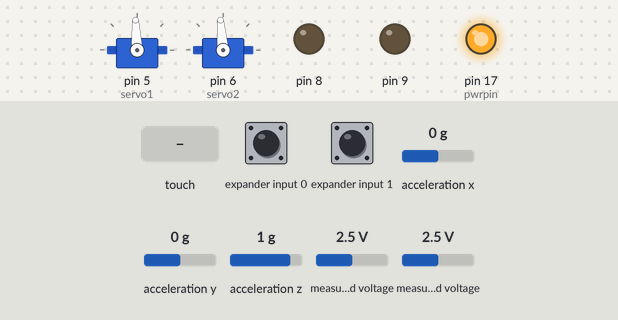
Bench run of a sketch on a simulated Arduino Uno, built with avr-gcc and run on an emulated ATmega328P. Parts: 2 × servo, output pins drawn as LEDs (lit = HIGH). Wiring (inferred from the names in the program): Wii Nunchuk at I2C address 0x52. The inputs (shaded band) are chosen by the test bench; at power-on: expander input 0 HIGH, expander input 1 HIGH, acceleration x 0 g, acceleration y 0 g, acceleration z 1 g, measured voltage 2.5 V. What the sketch prints to the serial monitor is not drawn.

Above: at 1.4 s.
1.5 s: touch panel pressed at 13 % / 10 % of its raw x / y range
At 2.3 s:
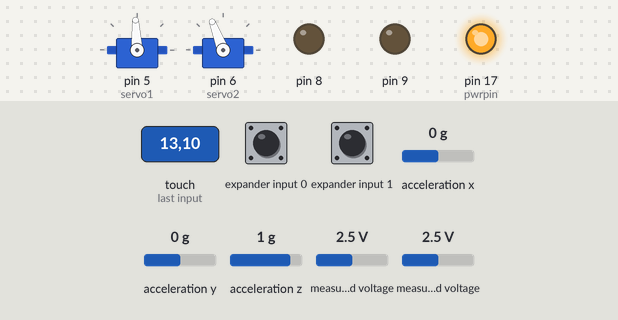
3.3 s: touch panel pressed at 38 % / 10 % of its raw x / y range
At 3.52 s:
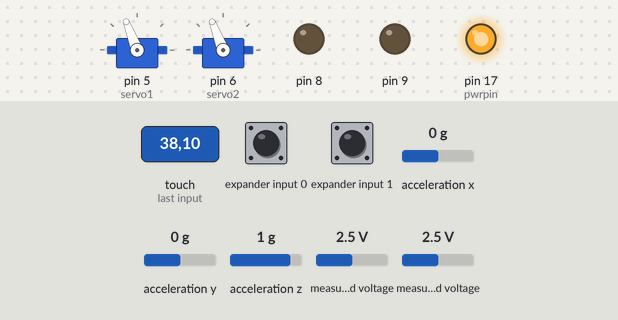
5.1 s: touch panel pressed at 62 % / 90 % of its raw x / y range
At 6.2 s:
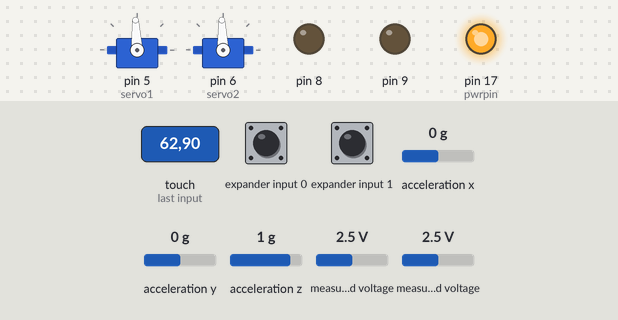
6.9 s: touch panel pressed at 13 % / 30 % of its raw x / y range
At 7.6 s:
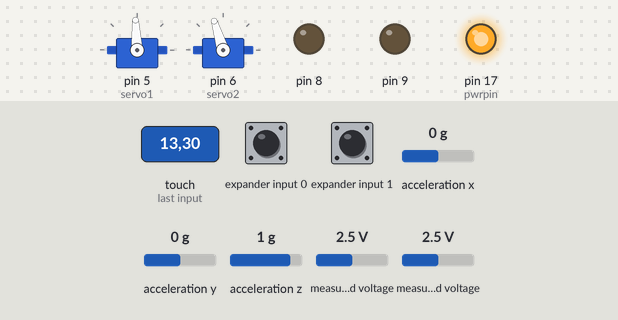
Timing chart, 0 to 9.9 s (numbered marks = the images above; inputs shaded):
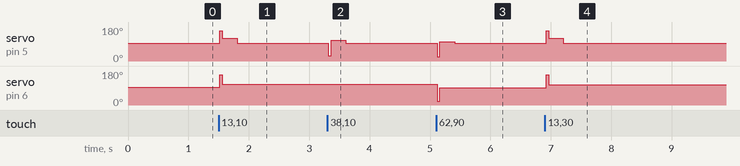

Measured:
- after the input at 1.5 s, servo on pin 5 (servo1): 93° → 120° at once, → 93° 0.29 s later; servo on pin 6 (servo2): 95° → 111° at once
- after the input at 3.3 s, servo on pin 5 (servo1): 93° → 111° at once, → 93° 0.29 s later
- after the input at 5.1 s, servo on pin 5 (servo1): 93° → 102° at once, → 93° 0.29 s later; servo on pin 6 (servo2): 111° → 92° at once
- after the input at 6.9 s, servo on pin 5 (servo1): 93° → 121° at once, → 93° 0.29 s later; servo on pin 6 (servo2): 92° → 107° at once

The sketch:

hackster.ino
```cpp
/////////Ball and Plate///////////////////////////////
/*
BALL AND PLATE PID CONTROL
*/
//////////////////////////////////////////////////////
///Libraries///
#include <stdint.h>
#include <SPI.h>
#include <Wire.h>
#include<Servo.h>
#include "PID_v1.h"
#include "TouchScreen.h"
#include "wiinunchuk.h"
// Definitions TOUCH PINS
#define YP A0 //0
#define XM A1 //1
#define YM 3  //3
#define XP 4 //4
TouchScreen ts = TouchScreen(XP, YP, XM, YM, 300);
int buttonPushCounter = 1;   // counter for the number of button presses
int lastButtonState = 0;     // previous state of the button
int flag , flagZ ;


float xVal , yVal ;
int cCount=0;
int flagC=0;
int flagK=0;
float kk=0;
int fl=0;
double l =0.00;
unsigned int noTouchCount = 0; //viariable for noTouch
double  k=0;
// PID values
double Setpoint, Input, Output; //for X
double Setpoint1, Input1, Output1; //for Y
//
int Modulo;
long lastcas=0;
// servos variables
Servo servo1; //X axis
Servo servo2; //Y axis

uint16_t homeX = 550;            // raw data value for center of touchscreen
uint16_t homeY = 550;            // raw data value for center of touchscreen

float convertX = 151.0 / 955.0;  // converts raw x values to mm. found through manual calibration
float convertY = 91.0 / 927.0;   // converts raw y values to mm. found through manual calibration
/////TIME SAMPLE
int Ts = 50;
unsigned long Stable=0;
//PID const
float Kp = 0.3;
float Ki = 0.03;
float Kd = 0.13;

float Kp1 = 0.3;
float Ki1 = 0.08;
float Kd1 = 0.13;
long cas=0;
//INIT PID
PID myPID(&Input, &Output, &Setpoint, Kp, Ki, Kd, DIRECT);
PID myPID1(&Input1, &Output1, &Setpoint1,Kp1,Ki1,Kd1, DIRECT);

void setup()
{
  servo1.attach(5);
  servo2.attach(6);
  Output=95;
  Output1=95;
  servo1.write(Output);
  servo2.write(Output1);

  //init NUN
  nunchuk_setpowerpins();
  nunchuk_init();
  nunchuk_get_data();

  //INIT PINS
  pinMode(9, OUTPUT);
  pinMode(8, OUTPUT);
  digitalWrite(9,LOW); //LED INIT
  digitalWrite(8,LOW);

  Serial.begin(115200);

  //INIT OF TOUSCHSCREEN
   TSPoint p = ts.getPoint();
 Input=120;
 Input1=65;
  //INIT SETPOINT
  Setpoint=120;
  Setpoint1=65;
  //// Make plate flat
  servo1.attach(5);
  servo2.attach(6);
  Output=95;
  Output1=95;
  servo1.write(Output);
  servo2.write(Output1);

  //Zapnutie PID
  myPID.SetMode(AUTOMATIC);
  myPID.SetOutputLimits(20, 160);
  myPID1.SetMode(AUTOMATIC);
  myPID1.SetOutputLimits(20, 160);
  // TIME SAMPLE
  myPID1.SetSampleTime(Ts);
  myPID.SetSampleTime(Ts);
  /////
  delay(100);


  ///
 }

void loop()
{
  while(Stable<125) //REGULATION LOOP
  {
   TSPoint p = ts.getPoint();   //measure pressure on plate
   if (p.z > ts.pressureThreshhold) //ball is on plate
   {
      servo1.attach(5); //connect servos
      servo2.attach(6);
      setDesiredPosition();
      noTouchCount = 0;
      TSPoint p = ts.getPoint(); // measure actual position
      Input=(p.x * convertX);  // read and convert X coordinate
      Input1=(p.y * convertY); // read and convert Y coordinate

          if((Input>Setpoint-2 && Input<Setpoint+2 && Input1>Setpoint1-2 && Input1<Setpoint1+2))//if ball is close to setpoint
          {
              Stable=Stable+1; //increment STABLE
              digitalWrite(9,HIGH);

          }
          else
          {
              digitalWrite(9,LOW);
          }
       myPID.Compute();  //action control X compute
       myPID1.Compute(); //   action control  Y compute

  }
   else //if there is no ball on plate
  {
    noTouchCount++; //increment no touch count

    if(noTouchCount == 75)
    {
     noTouchCount++;
     Output=95; //make plate flat
     Output=93;
     servo1.write(Output);
     servo2.write(Output1);
    }
    if(noTouchCount == 150) //if there is no ball on plate longer
    {
     servo1.detach(); //detach servos
     servo2.detach();

    }
  }
  servo1.write(Output);//control
  servo2.write(Output1);//control
  Serial.print(Setpoint);   Serial.print(",");  Serial.print(Setpoint1);  Serial.print(",");  Serial.print(Input);Serial.print(","); Serial.println(Input1);

}////END OF REGULATION LOOP///

  servo1.detach();//detach servos
  servo2.detach();

 ///KONTROLA STABILITY////
 while(Stable==125)//if is stable
 { //still measure actual postiion
    setDesiredPosition();
    TSPoint p = ts.getPoint();
     Input=(p.x * convertX);  //read X
      Input1=(p.y * convertY); //read Y
    if(Input<Setpoint-2 || Input>Setpoint+2 || Input1>Setpoint1+2 || Input1<Setpoint1-2  ) //if ball isnt close to setpoint
    {
      servo1.attach(5); //again attach servos
      servo2.attach(6);
      digitalWrite(9,LOW);
      Stable=0; //change STABLE state
    }

  }//end of STABLE LOOP
}//loop end

////////////////////////Functions//////////////////
///// DESIRED POSITION
void setDesiredPosition()
{


 nunchuk_get_data();
 //if zbutton is pressed, zero positions

 int c = nunchuk_zbutton();
 if (c != lastButtonState) {
    // if the state has changed, increment the counter
  if (c == HIGH && digitalRead(11)==0 ) {
      // if the current state is HIGH then the button
      // wend from off to on:
      buttonPushCounter++;
    }
  }
   lastButtonState =c;

   switch (buttonPushCounter)
   {
    case 1:
    Setpoint=120;
    Setpoint1=70;
    fl=1;
    break;
    case 2:
    Setpoint=52;
    Setpoint1=70;
    fl=2;
    break;
    case 3:
    Setpoint=52;
    Setpoint1=40;
    fl=3;
    break;
    case 4:
    Setpoint=120;
    Setpoint1=40;
    buttonPushCounter=0;
    fl=4;
    break;
   }
    if (nunchuk_cbutton()&&fl==1)///LEMNISCATE TRAJECOTRY
  {
    Setpoint = 85+ (50*cos(k))/(1+sin(k)*sin(k));
    Setpoint1 = 55+ (50*sin(k)*cos(k))/(1+sin(k)*sin(k));
    buttonPushCounter=0;
    k=k+0.008;
  }
  if (nunchuk_cbutton()&&fl==2)// CIRCLE TRAJECTORY
  {
    Setpoint = 85+ 25*cos(k);
    Setpoint1 = 55+ 25*sin(k);
    buttonPushCounter=0;
    k=k-0.02;
  }
  if (nunchuk_cbutton()&&fl==3)/// ELLIPSE TRAJECORY
  {
    Setpoint = 85+ 40*cos(k);
    Setpoint1 = 55+ 25*sin(k);
    buttonPushCounter=0;
    k=k-0.02;
  }
  if (nunchuk_cbutton()&&fl==4) //PENTAGRAM TRAJECOTRY
  {
    Setpoint =85+  18*cos(k)+12*cos(k*150);//
    Setpoint1 =55+ 18*sin(k)-12*sin(k*150);//
    buttonPushCounter=0;
    k=k+0.01;
  }
}
```

wiinunchuk.h
```cpp
// (licence header left out)
#if (ARDUINO >= 100)
#include <Arduino.h>
#else
#include <WProgram.h>
#endif

//
// These are suitable defaults for most nunchuks, including knockoffs.
// If you intend to use the same nunchuk all the time and demand accu-
// racy, it is worth your time to measure these on your own.
//     If you may want to use various nunchuks, you may want to
// calibrate using functions
//   nunchuk_calibrate_joy()
//   nunchuk_calibrate_accelxy()
//   nunchuk_calibrate_accelz()
//
#define DEFAULT_CENTRE_JOY_X 124
#define DEFAULT_CENTRE_JOY_Y 132
#define ACCEL_ZEROX 490
#define ACCEL_ZEROY 500
#define ACCEL_ZEROZ 525

//
// Global vars are kept to a minimum.
//
uint8_t ctrlr_type[6];   // Used externally?
uint8_t nunchuk_buf[6];  // Keeps data payload from nunchuk
// Accelerometer values and callibration centres:
uint16_t accel_zerox, accel_zeroy, accel_zeroz;
// Joystick values and calibration centres:
int joy_x, joy_y, joy_zerox, joy_zeroy;

//
//
// Uses port C (analog in) pins as power & ground for nunchuk
//
void nunchuk_setpowerpins()
	{
	#define pwrpin PORTC3
	#define gndpin PORTC2
	DDRC |= _BV(pwrpin) | _BV(gndpin);
	PORTC &=~ _BV(gndpin);
	PORTC |=  _BV(pwrpin);
	delay(100); // wait for things to stabilize
	}

//
//
// Initialize and join the I2C bus, and tell the nunchuk we're
// talking to it. This function will work both with Nintendo
// nunchuks, or knockoffs.
//
// See http://www.arduino.cc/cgi-bin/yabb2/YaBB.pl?num=1264805255
//
void nunchuk_init()
	{
	Wire.begin();
	delay(1);
	Wire.beginTransmission(0x52);  // device address
	#if (ARDUINO >= 100)
		Wire.write((uint8_t)0xF0);  // 1st initialisation register
		Wire.write((uint8_t)0x55);  // 1st initialisation value
		Wire.endTransmission();
		delay(1);
		Wire.beginTransmission(0x52);
		Wire.write((uint8_t)0xFB);  // 2nd initialisation register
		Wire.write((uint8_t)0x00);  // 2nd initialisation value
	#else
		Wire.send((uint8_t)0xF0);   // 1st initialisation register
		Wire.send((uint8_t)0x55);   // 1st initialisation value
		Wire.endTransmission();
		delay(1);
		Wire.beginTransmission(0x52);
		Wire.send((uint8_t)0xFB);   // 2nd initialisation register
		Wire.send((uint8_t)0x00);   // 2nd initialisation value
	#endif
	Wire.endTransmission();
	delay(1);
	//
	// Set default calibration centres:
	//
	joy_zerox = DEFAULT_CENTRE_JOY_X;
	joy_zeroy = DEFAULT_CENTRE_JOY_Y;
	accel_zerox = ACCEL_ZEROX;
	accel_zeroy = ACCEL_ZEROY;
	accel_zeroz = ACCEL_ZEROZ;
	}

//
//
// T.T.
// Standard nunchuks use a byte-wise encryption using bit-wise XOR
// with 0x17. This function decodes a byte.
//
// This function is not needed since the way we initialize the nunchuk
// does not XOR encrypt the bits.
//
//static inline char nunchuk_decode_byte (char x)
//	{
//	x = (x ^ 0x17) + 0x17;
//	return x;
//	}

static void nunchuk_send_request()
{
	Wire.beginTransmission(0x52);// transmit to device 0x52
	#if (ARDUINO >= 100)
		Wire.write((uint8_t)0x00);// sends one byte
	#else
		Wire.send((uint8_t)0x00);// sends one byte
	#endif
	Wire.endTransmission();// stop transmitting
}

//
//
// Gets data from the nunchuk and packs it into the nunchuk_buff byte
// aray. That array will be processed by other functions to extract
// the data from the sensors and analyse.
//
int nunchuk_get_data()
	{
	int cnt=0;
	  // Request six bytes from the chuck.
	Wire.requestFrom (0x52, 6);
	while (Wire.available ())
		{
	  // receive byte as an integer
		#if (ARDUINO >= 100)
			nunchuk_buf[cnt] = Wire.read();
		#else
			nunchuk_buf[cnt] = Wire.receive();
		#endif
		cnt++;
		}

	Wire.beginTransmission(0x52);// transmit to device 0x52
	#if (ARDUINO >= 100)
		Wire.write((uint8_t)0x00);// sends one byte
	#else
		Wire.send((uint8_t)0x00);// sends one byte
	#endif
	Wire.endTransmission();// stop transmitting

	if (cnt >= 5)
		{
		return 1;   // success
		}
	return 0; // failure
	}

//
//
//
// Calibrate joystick so that we read the centre position as (0,0).
// Otherwise, we use the default values from the header.
//
void nunchuk_calibrate_joy()
	{
	joy_zerox = joy_x;
	joy_zeroy = joy_y;
	}

// Returns c and z button states: 1=pressed, 0=not
// The state is in the two least significant bits of the 6th byte.
// In the data, a 1 is unpressed and 0 is pressed, so this will be
// reversed. These functions use a bitwise AND to determine the value
// and then the () ? true : false; conditional structure to pass out
// the appropriate state.
//
static inline unsigned int nunchuk_zbutton()
	{
	return ((nunchuk_buf[5] >> 0) & 1) ? 0 : 1;
	}

static inline unsigned int nunchuk_cbutton()
	{
	return ((nunchuk_buf[5] >> 1) & 1) ? 0 : 1;
	}

//
//
// Returns the raw x and y values of the the joystick, cast as ints.
//
static inline int nunchuk_joy_x()
	{
	return (int) nunchuk_buf[0];
	}

static inline int nunchuk_joy_y()
	{
	return (int) nunchuk_buf[1];
	}

//
//
// Return calibrated x and y values of the joystick.
//
static inline int nunchuk_cjoy_x()
	{
	return (int)nunchuk_buf[0] - joy_zerox;
	}

static inline int nunchuk_cjoy_y()
	{
	return (int)nunchuk_buf[1] - joy_zeroy;
	}

//
//
// Returns the raw 10-bit values from the 3-axis accelerometer sensor.
// Of the six bytes recieved in a data payload from the nunchuk, bytes
// 2, 3 and 4 are the most significant 8 bits of each 10-bit reading.
// The final two bits are stored in the 6th bit along with the states
// of the c and z button. These functions take the most significant
// 8-bits and stacks it into a 16 bit unsigned integer, and then tacks
// on the least significant bits from the 6th byte of the data
// payload.
//
// Load the most sig digits into a blank 16-bit unsigned int leaving
// two bits in the bottom ( via a 2-bit shift, << 2) for the least sig
// bits:
// 	0x0000 | nunchuk_buff[*] << 2
// Add to the above, the least sig bits. The code for x:
// 	nunchuk_buf[5] & B00001100
// for example selects the 3rd and 4th bits from the 6th byte of the
// payload to be concatinated with nunchuk_buff[2] to complete the 10-
// bit datum for a given axis.
//
static inline uint16_t nunchuk_accelx()
	{
	return (  0x0000 | ( nunchuk_buf[2] << 2 ) +
		( ( nunchuk_buf[5] & B00001100 ) >> 2 )  );
	}

static inline uint16_t nunchuk_accely()
	{
	return (  0x0000 ^ ( nunchuk_buf[3] << 2 ) +
		( ( nunchuk_buf[5] & B00110000 ) >> 4 )  );
	}

static inline uint16_t nunchuk_accelz()
	{
	return (  0x0000 ^ ( nunchuk_buf[4] << 2 ) +
		( ( nunchuk_buf[5] & B11000000 ) >> 6 )  );
	}

//
//
// Returns the x,y and z accelerometer values with calibration values
// subtracted.
//
static inline int nunchuk_caccelx()
	{
		return (int)(nunchuk_accelx() - accel_zerox);
	}

static inline int nunchuk_caccely()
	{
		return (int)(nunchuk_accely() - accel_zeroy);
	}

static inline int nunchuk_caccelz()
	{
		return (int)(nunchuk_accelz() - accel_zeroz);
	}

//
//
// Returns joystick angle in degrees. It uses the ratio of calibrated
// x and y potentiometer readings to find the angle, zero being direct
// right (positive x) and measured counter-clockwise from there.
//
// If the atan2 function returns a negative angle, it is rotated back
// into a positive angle. For those unfamiliar, the atan2 function
// is a more inteligent atan function which quadrant the vector <x,y>
// is in, and returns the appropriate angle.
//
static inline int nunchuk_joyangle()
	{
	double theta;
	theta = atan2( nunchuk_cjoy_y(), nunchuk_cjoy_x() );
	while (theta < 0) theta += 2*M_PI;
	return (int)(theta * 180/M_PI);
	}

//
//
// Returns roll angle in degrees. Under the assumption that the
// only acceleration detected by the accelerometer is acceleration due
// to gravity, this function uses the ratio of the x and z
// accelerometer readings to gauge pitch. This only works while the
// nunchuk is being held still or at constant velocity with zero ext-
// ernal force.
//
static inline int nunchuk_rollangle()
	{
	return (int) (  atan2( (double) nunchuk_caccelx(),
		(double) nunchuk_caccelz() ) * 180 / M_PI  );
	}

//
//
// Returns pitch angle in degrees. Under the assumption that the
// only acceleration detected by the accelerometer is acceleration due
// to gravity, this function uses the ratio of the y and z
// accelerometer readings to gauge pitch.  This only works while the
// nunchuk is being held still or at constant velocity with zero ext-
// ernal force.
//
static inline int nunchuk_pitchangle()
	{
	return (int) (  atan2( (double) nunchuk_caccely(),
		(double)nunchuk_caccelz() ) * 180 / M_PI  );
	}

//
//
// Because gravity pulls down on the z-accelerometer while the nunchuk
// is upright, we need to calibrate {x,y} and {z} separately. Execute
// this function while the nunchuk is known to be upright and then
// execute nunchuk_calibrate_accelz() when the nunchuk is on its side.
//
void nunchuk_calibrate_accelxy()
	{
	accel_zerox = nunchuk_accelx();
	accel_zeroy = nunchuk_accely();
	}

//
//
// See documentation for nunchuk_calibrate_xy()
//
void nunchuk_calibrate_accelz()
	{
	accel_zeroz = nunchuk_accelz();
	}
//
//
// EOF
```
